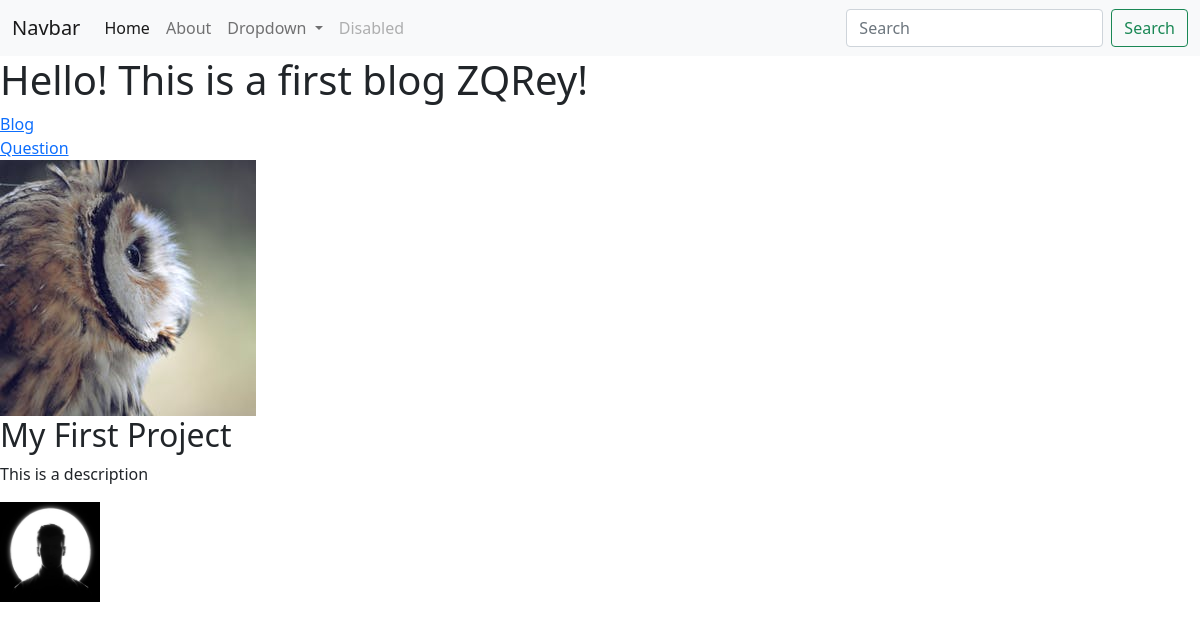
The app's page /, older data.
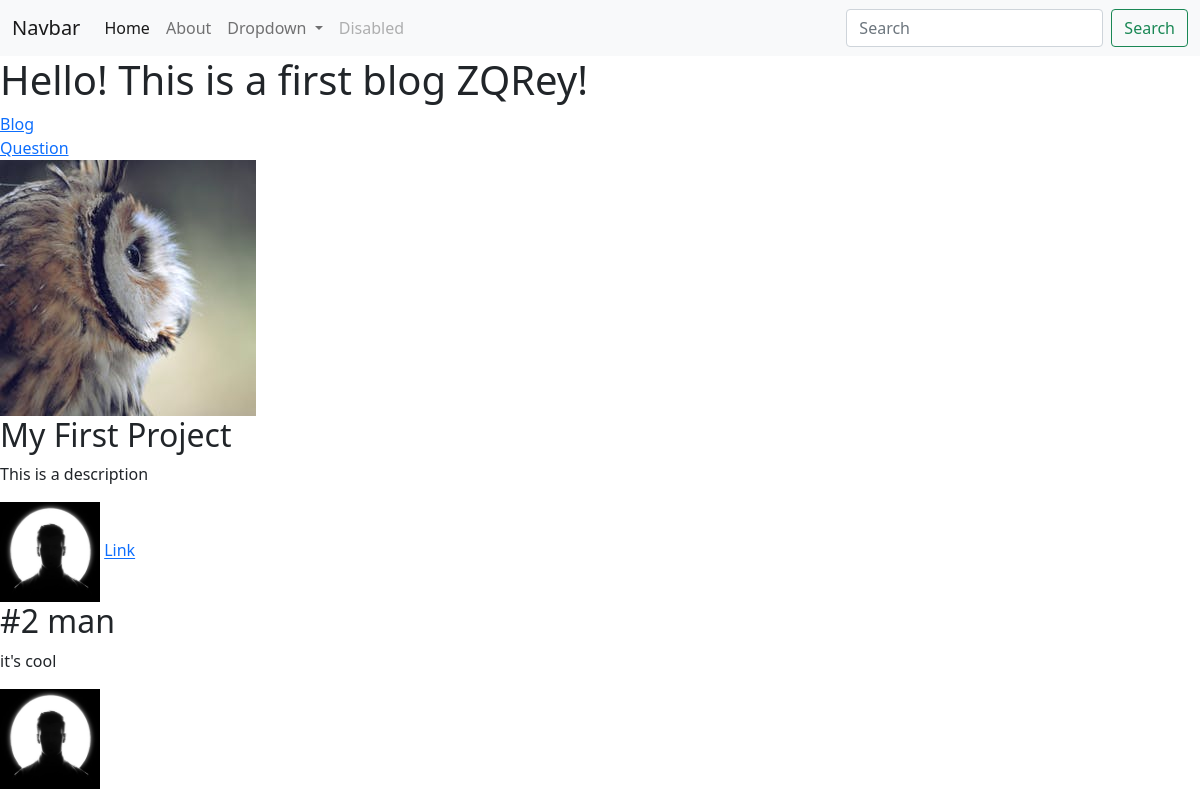
The same page, newer data.
### portfolio/models.py (models this page shows, shortened)
class Project(models.Model):
    title = models.CharField(max_length=100)
    description = models.CharField(max_length=250)
    image = models.ImageField(upload_to='portfolio/images/')
    url = models.URLField(blank=True)

### portfolio/views.py (the view)
# urls.py: 2. Add a URL to urlpatterns:  path('', views.home, name='home')
def home(request):
    projects = Project.objects.all()
    return render(request, 'portfolio/home.html', {'projects':projects})

### portfolio/templates/portfolio/home.html
{% extends 'portfolio/base.html' %}
{% block content %}
{% load static %}
<h1>Hello! This is a first blog ZQRey!</h1>
<a href="{% url 'blog:all_blogs' %}">Blog</a>
<br>
<a href="{% static 'portfolio/Задания.pdf' %}">Question</a>
<br>
<img src="{% static 'portfolio/2.jpeg' %}">
{% for project in projects %}
<h2>{{ project.title }}</h2>
<p>{{ project.description }}</p>
<img src="{{ project.image.url }}" height="100" width="100">
{% if project.url %}
<a href="{{ project.url }}">Link</a>
{% endif %}
{% endfor %}
{% endblock %}

### portfolio/templates/portfolio/base.html (shortened to what this page needs)
<!doctype html>
<html lang="en">
<head>
    <link href="https://cdn.jsdelivr.net/npm/bootstrap@5.1.3/dist/css/bootstrap.min.css" rel="stylesheet"
>
</head>
<body>
<nav class="navbar navbar-expand-lg navbar-light bg-light">
    <div class="container-fluid">
        <a class="navbar-brand" href="#">Navbar</a>
        <div class="collapse navbar-collapse" id="navbarSupportedContent">
            <ul class="navbar-nav me-auto mb-2 mb-lg-0">
                <li class="nav-item">
                    <a class="nav-link active" aria-current="page" href="#">Home</a>
                </li>
                <li class="nav-item">
                    <a class="nav-link" href="#">About</a>
                </li>
                <li class="nav-item dropdown">
                    <a class="nav-link dropdown-toggle" href="#" id="navbarDropdown" role="button"
                       data-bs-toggle="dropdown" aria-expanded="false">
                        Dropdown
                    </a>
                </li>
                <li class="nav-item">
                    <a class="nav-link disabled">Disabled</a>
                </li>
            </ul>
            <form class="d-flex">
                <input class="form-control me-2" type="search" placeholder="Search" aria-label="Search">
                <button class="btn btn-outline-success" type="submit">Search</button>
            </form>
        </div>
    </div>
</nav>
  {% block content %}{% endblock %}
</body>
</html>

Row changes from the older to the newer data that the page shows:
changed Project "My First Project": now shows "Link"
added Project: title "#2 man", description "it's cool", image (picture)
